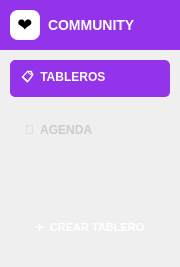
       <widget class="QFrame" name="frame_sidebar">
        <property name="minimumSize">
         <size>
          <width>180</width>
          <height>0</height>
         </size>
        </property>
        <property name="maximumSize">
         <size>
          <width>180</width>
          <height>16777215</height>
         </size>
        </property>
        <property name="styleSheet">
         <string notr="true">QFrame#frame_sidebar {
	background-color: #2d2d44;
	border-right: 2px solid #9333EA;
}

QPushButton {
	text-align: left;
	padding-left: 15px;
	border: none;
	background-color: transparent;
	font-weight: bold;
	color: #9333EA;
	font-size: 12px;
	height: 35px;
}

QPushButton:hover {
	background-color: #3d3d54;
}

QPushButton#btn_tableros {
	background-color: #9333EA;
	color: white;
	border: 1px solid #9333EA;
	border-radius: 5px;
	margin: 5px 10px;
	padding-left: 10px;
}

QPushButton#btn_agenda {
	margin: 5px 10px;
	color: #ccc;
}

QPushButton#btn_crear {
	background: qlineargradient(spread:pad, x1:0, y1:0, x2:1, y2:0, 
		stop:0 #9333EA, 
		stop:1 #A855F7);
	color: white;
	text-align: center;
	border-radius: 8px;
	padding: 0px;
	margin: 10px;
	height: 40px;
	font-size: 11px;
}</string>
        </property>
        <layout class="QVBoxLayout" name="verticalLayout">
         <property name="spacing">
          <number>5</number>
         </property>
         <property name="leftMargin">
          <number>0</number>
         </property>
         <property name="topMargin">
          <number>0</number>
         </property>
         <property name="rightMargin">
          <number>0</number>
         </property>
         <property name="bottomMargin">
          <number>10</number>
         </property>
         <item>
          <widget class="QFrame" name="sidebar_header">
           <property name="minimumSize">
            <size>
             <width>0</width>
             <height>50</height>
            </size>
           </property>
           <property name="styleSheet">
            <string>background-color: #9333EA; border: none;</string>
           </property>
           <layout class="QHBoxLayout" name="header_layout">
            <property name="spacing">
             <number>8</number>
            </property>
            <property name="leftMargin">
             <number>10</number>
            </property>
            <item>
             <widget class="QLabel" name="label_logo_sidebar">
              <property name="minimumSize">
               <size>
                <width>30</width>
                <height>30</height>
               </size>
              </property>
              <property name="maximumSize">
               <size>
                <width>30</width>
                <height>30</height>
               </size>
              </property>
              <property name="styleSheet">
               <string>font-size: 18px; background-color: white; border-radius: 8px;</string>
              </property>
              <property name="text">
               <string>❤️</string>
              </property>
              <property name="alignment">
               <set>Qt::AlignCenter</set>
              </property>
             </widget>
            </item>
            <item>
             <widget class="QLabel" name="label_community_title">
              <property name="styleSheet">
               <string>font-size: 14px; font-weight: bold; color: white; background: transparent;</string>
              </property>
              <property name="text">
               <string>COMMUNITY</string>
              </property>
             </widget>
            </item>
            <item>
             <spacer name="horizontalSpacer_header">
              <property name="orientation">
               <enum>Qt::Horizontal</enum>
              </property>
              <property name="sizeHint" stdset="0">
               <size>
                <width>40</width>
                <height>20</height>
               </size>
              </property>
             </spacer>
            </item>
           </layout>
          </widget>
         </item>
         <item>
          <widget class="QPushButton" name="btn_tableros">
           <property name="text">
            <string>📋  TABLEROS</string>
           </property>
          </widget>
         </item>
         <item>
          <widget class="QPushButton" name="btn_agenda">
           <property name="text">
            <string>📅  AGENDA</string>
           </property>
          </widget>
         </item>
         <item>
          <spacer name="verticalSpacer">
           <property name="orientation">
            <enum>Qt::Vertical</enum>
           </property>
           <property name="sizeHint" stdset="0">
            <size>
             <width>20</width>
             <height>40</height>
            </size>
           </property>
          </spacer>
         </item>
         <item>
          <widget class="QPushButton" name="btn_crear">
           <property name="text">
            <string>➕  CREAR TABLERO</string>
           </property>
          </widget>
         </item>
        </layout>
       </widget>
